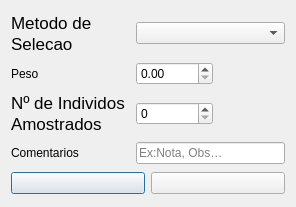
<?xml version="1.0" encoding="UTF-8"?>
<ui version="4.0">
 <class>frmAmostEspeEspecieAmost</class>
 <widget class="QDialog" name="frmAmostEspeEspecieAmost">
  <property name="geometry">
   <rect>
    <x>0</x>
    <y>0</y>
    <width>296</width>
    <height>207</height>
   </rect>
  </property>
  <property name="windowTitle">
   <string>Amostra Especifica Da Especie</string>
  </property>
  <layout class="QGridLayout" name="gridLayout_2">
   <item row="2" column="1">
    <widget class="QDoubleSpinBox" name="DSBPeso">
     <property name="maximum">
      <double>10000.989999999999782</double>
     </property>
    </widget>
   </item>
   <item row="2" column="0">
    <widget class="QLabel" name="label_6">
     <property name="text">
      <string>Peso</string>
     </property>
    </widget>
   </item>
   <item row="5" column="1" colspan="2">
    <widget class="QLineEdit" name="LEComentarios">
     <property name="placeholderText">
      <string>Ex:Nota, Obs…</string>
     </property>
    </widget>
   </item>
   <item row="5" column="0">
    <widget class="QLabel" name="label_4">
     <property name="text">
      <string>Comentarios</string>
     </property>
    </widget>
   </item>
   <item row="6" column="0" colspan="3">
    <layout class="QGridLayout" name="gridLayout">
     <item row="0" column="0">
      <widget class="QPushButton" name="PBSalvar">
       <property name="text">
        <string/>
       </property>
       <property name="icon">
        <iconset resource="icons.qrc">
         <normaloff>:/newPrefix/Icons/002-save.png</normaloff>:/newPrefix/Icons/002-save.png</iconset>
       </property>
      </widget>
     </item>
     <item row="0" column="1">
      <widget class="QPushButton" name="PBCancelar">
       <property name="text">
        <string/>
       </property>
       <property name="icon">
        <iconset resource="icons.qrc">
         <normaloff>:/newPrefix/Icons/003-error.png</normaloff>:/newPrefix/Icons/003-error.png</iconset>
       </property>
      </widget>
     </item>
    </layout>
   </item>
   <item row="4" column="0">
    <widget class="QLabel" name="label_12">
     <property name="text">
      <string>&lt;!DOCTYPE HTML PUBLIC &quot;-//W3C//DTD HTML 4.0//EN&quot; &quot;http://www.w3.org/TR/REC-html40/strict.dtd&quot;&gt;
&lt;html&gt;&lt;head&gt;&lt;meta name=&quot;qrichtext&quot; content=&quot;1&quot; /&gt;&lt;style type=&quot;text/css&quot;&gt;
p, li { white-space: pre-wrap; }
&lt;/style&gt;&lt;/head&gt;&lt;body style=&quot; font-family:'.SF NS Text'; font-size:13pt; font-weight:400; font-style:normal;&quot;&gt;
&lt;p style=&quot; margin-top:0px; margin-bottom:0px; margin-left:0px; margin-right:0px; -qt-block-indent:0; text-indent:0px;&quot;&gt;Nº de Individos &lt;/p&gt;
&lt;p style=&quot; margin-top:1px; margin-bottom:1px; margin-left:0px; margin-right:0px; -qt-block-indent:0; text-indent:0px;&quot;&gt;Amostrados&lt;/p&gt;&lt;/body&gt;&lt;/html&gt;</string>
     </property>
    </widget>
   </item>
   <item row="4" column="1">
    <widget class="QSpinBox" name="SBN_indiv_Amostrados">
     <property name="maximum">
      <number>10000</number>
     </property>
    </widget>
   </item>
   <item row="0" column="0">
    <widget class="QLabel" name="label_13">
     <property name="text">
      <string>&lt;!DOCTYPE HTML PUBLIC &quot;-//W3C//DTD HTML 4.0//EN&quot; &quot;http://www.w3.org/TR/REC-html40/strict.dtd&quot;&gt;
&lt;html&gt;&lt;head&gt;&lt;meta name=&quot;qrichtext&quot; content=&quot;1&quot; /&gt;&lt;style type=&quot;text/css&quot;&gt;
p, li { white-space: pre-wrap; }
&lt;/style&gt;&lt;/head&gt;&lt;body style=&quot; font-family:'.SF NS Text'; font-size:13pt; font-weight:400; font-style:normal;&quot;&gt;
&lt;p style=&quot; margin-top:0px; margin-bottom:0px; margin-left:0px; margin-right:0px; -qt-block-indent:0; text-indent:0px;&quot;&gt;Metodo de&lt;/p&gt;
&lt;p style=&quot; margin-top:1px; margin-bottom:1px; margin-left:0px; margin-right:0px; -qt-block-indent:0; text-indent:0px;&quot;&gt;Selecao&lt;/p&gt;&lt;/body&gt;&lt;/html&gt;</string>
     </property>
    </widget>
   </item>
   <item row="0" column="1" colspan="2">
    <widget class="QComboBox" name="CBMetSelecao"/>
   </item>
  </layout>
 </widget>
 <resources>
  <include location="icons.qrc"/>
 </resources>
 <connections/>
</ui>
